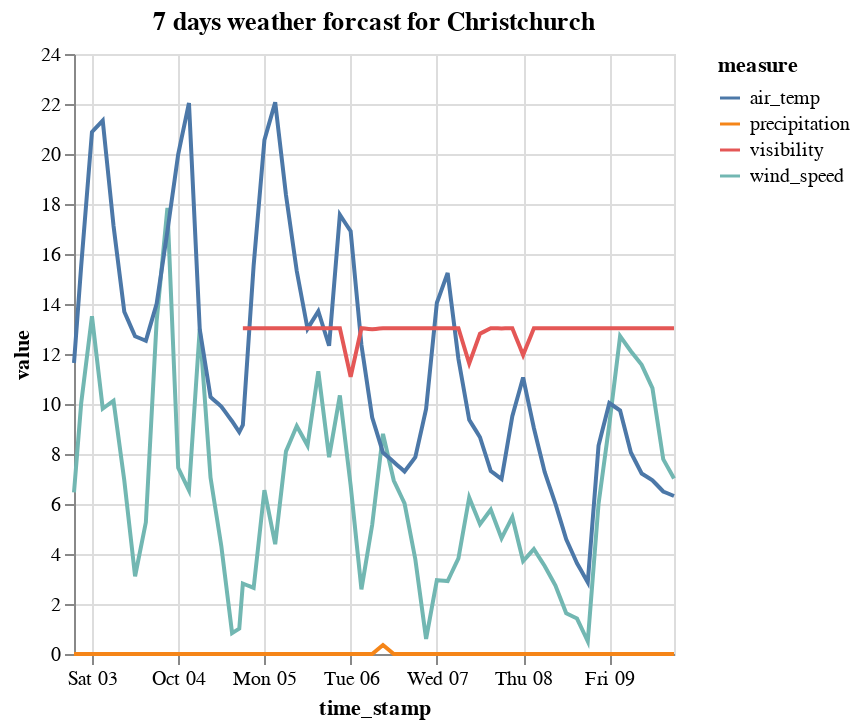

Notebook code for this chart:
### Markdown cell above
We can see air temperature, wind_speed are both steady. Visibility didn't change either after there are no missing values. Precipitation is 0 all the time and wind direction is going to change on Wednesday.
However, the wind direction is hard to visualized directly from this plot and it scales a quite large range of values, how about we plot without it?

### Code cell
# plot without wind direction and missing visibility data
CHC_Plot1 = data_CHC_long |>
    @filter(_.measure != "wind_direct" && _.CHC != -99) |>
    DataFrame
CHC_Plot1 = by(DataFrame(CHC_Plot1), [:time_stamp, :measure]) do group
    DataFrame(value = mean(group[!, :CHC]))
end
CHC_Plot1 |>
    @vlplot(:line, x=:time_stamp, y=:value, color=:measure,
    title="7 days weather forcast for Christchurch")

### Figure 1 — Vega-Lite specification as saved in the notebook (floating-point values rounded to 4 significant figures; data arrays with more than 128 entries replaced by an {"elided": "..."} marker saying what was removed)
{"data": {"values": {"elided": "625 records"}}, "encoding": {"color": {"field": "measure"}, "x": {"field": "time_stamp", "type": "temporal"}, "y": {"field": "value", "type": "quantitative"}}, "mark": "line", "title": "7 days weather forcast for Christchurch"}
